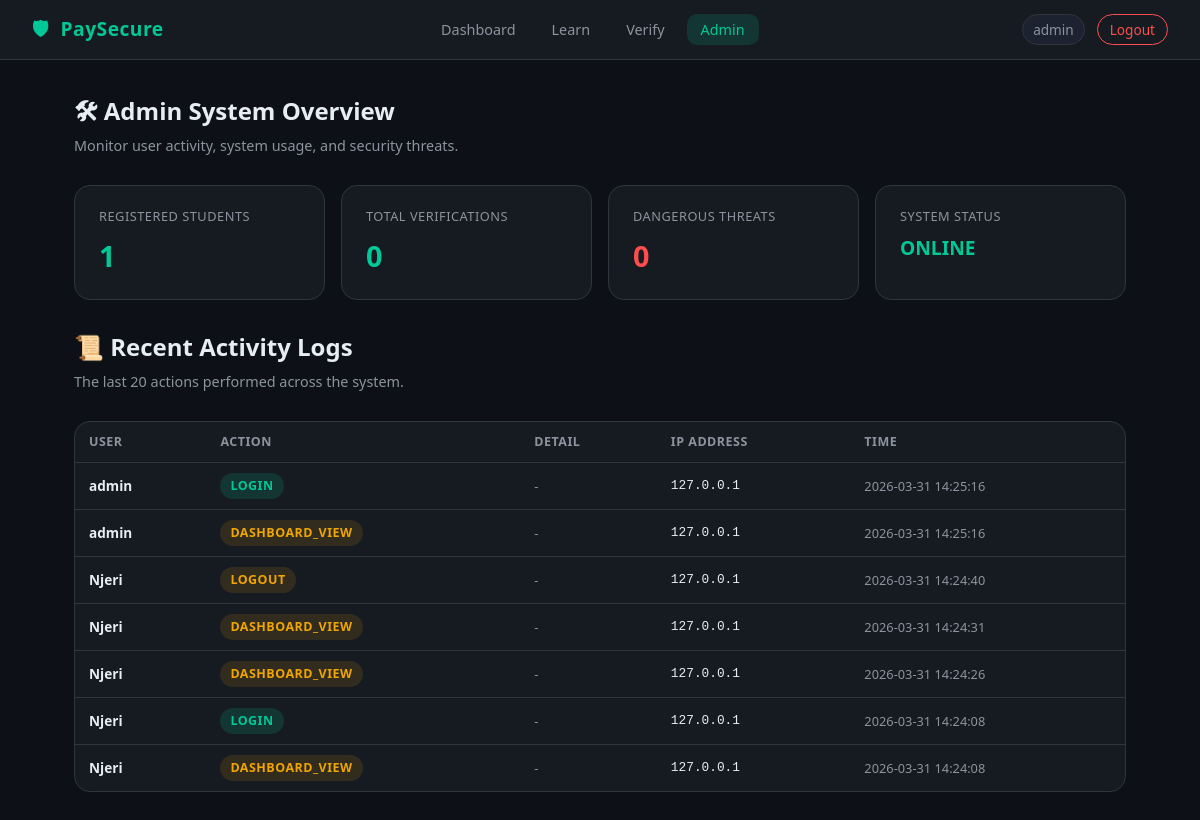
Page /admin (signed in) on the earlier database version.
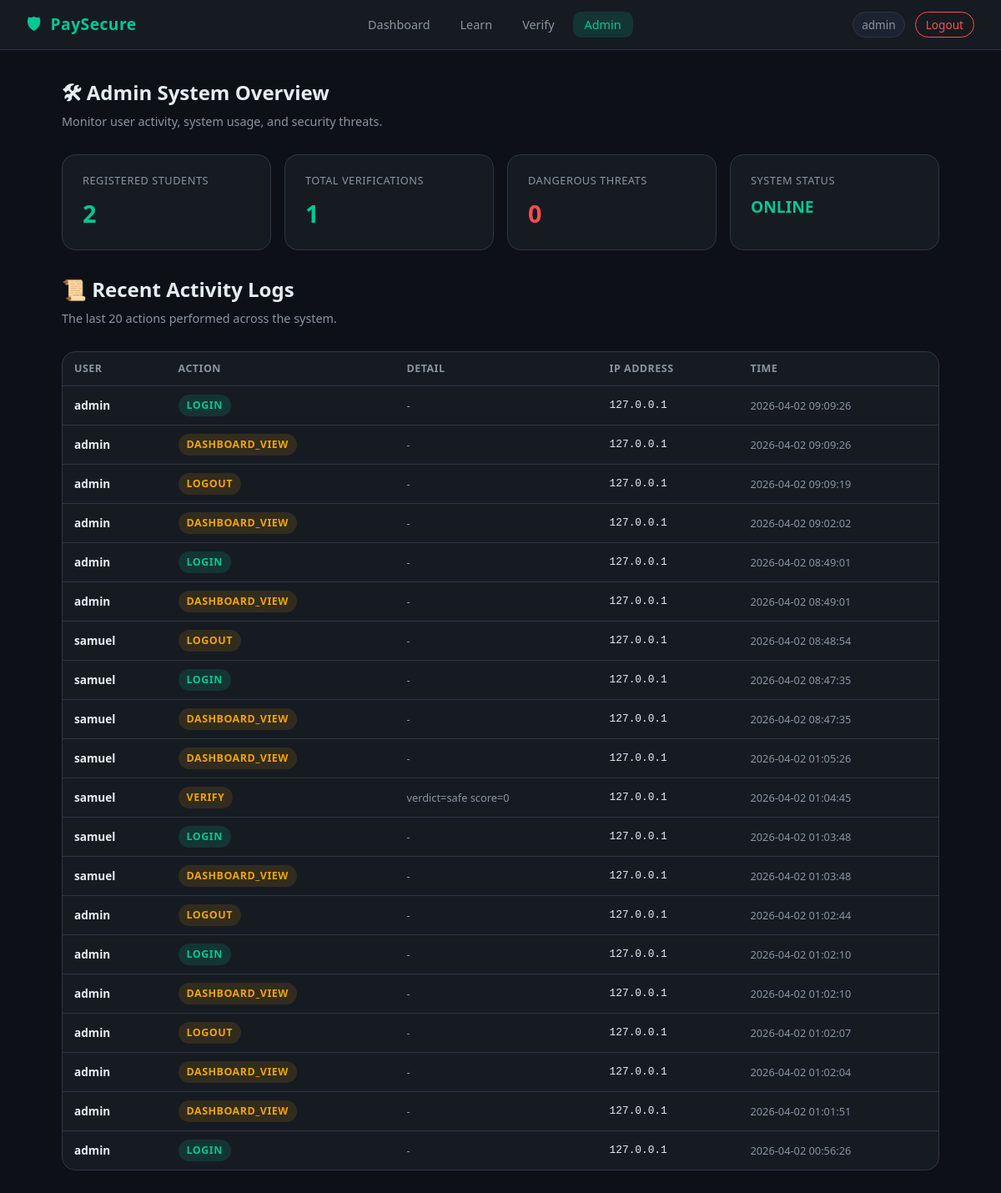
Same page on the later database version.
### tables this page shows
CREATE TABLE activity_logs (
    id          INTEGER PRIMARY KEY AUTOINCREMENT,
    user_id     INTEGER NOT NULL,
    action      TEXT    NOT NULL,   -- e.g. 'login', 'verify', 'learn_view'
    detail      TEXT,               -- extra context (page visited, verdict, etc.)
    ip_address  TEXT,
    logged_at   DATETIME DEFAULT CURRENT_TIMESTAMP,
    FOREIGN KEY (user_id) REFERENCES users(id)
);

CREATE TABLE users (
    id            INTEGER PRIMARY KEY AUTOINCREMENT,
    username      TEXT    NOT NULL UNIQUE,
    email         TEXT    NOT NULL UNIQUE,
    password_hash TEXT    NOT NULL,
    role          TEXT    NOT NULL DEFAULT 'student',  -- 'student' | 'admin'
    created_at    DATETIME DEFAULT CURRENT_TIMESTAMP
);

### templates/app.py (the view)
@app.route("/admin")
@admin_required
def admin():
    db = get_db()
    total_users = db.execute(
        "SELECT COUNT(*) as c FROM users WHERE role = 'student'"
    ).fetchone()["c"]
    total_verifications = db.execute(
        "SELECT COUNT(*) as c FROM verifications"
    ).fetchone()["c"]
    dangerous_count = db.execute(
        "SELECT COUNT(*) as c FROM verifications WHERE verdict = 'dangerous'"
    ).fetchone()["c"]
    recent_logs = db.execute(
        """SELECT u.username, a.action, a.detail, a.ip_address,
           datetime(a.logged_at, '+3 hours') as logged_at
           FROM activity_logs a
           JOIN users u ON u.id = a.user_id
           ORDER BY a.logged_at DESC LIMIT 20"""
    ).fetchall()
    return render_template(
        "admin.html",
        total_users=total_users,
        total_verifications=total_verifications,
        dangerous_count=dangerous_count,
        recent_logs=recent_logs,
    )

### templates/app.py (called while the page is built)
def get_db():
    db = getattr(g, "_database", None)
    if db is None:
        db = g._database = sqlite3.connect(DATABASE)
        db.row_factory = sqlite3.Row   # rows behave like dicts
    return db

def admin_required(f):
    @wraps(f)
    def decorated(*args, **kwargs):
        if "user_id" not in session:
            flash("Please log in.", "warning")
            return redirect(url_for("login"))
        if session.get("role") != "admin":
            flash("Access denied. Admins only.", "danger")
            return redirect(url_for("dashboard"))
        return f(*args, **kwargs)
    return decorated

### templates/admin.html (shortened to what this page needs)
{% extends "base.html" %}
{% block main_class %}page-content{% endblock %}
{% block content %}
<div class="page-header">
    <h2>🛠 Admin System Overview</h2>
    <p>Monitor user activity, system usage, and security threats.</p>
</div>
<div class="admin-stats">
    <div class="stat-card">
        <span class="stat-label">Registered Students</span>
        <span class="stat-value">{{ total_users }}</span>
    </div>
    <div class="stat-card">
        <span class="stat-label">Total Verifications</span>
        <span class="stat-value">{{ total_verifications }}</span>
    </div>
    <div class="stat-card">
        <span class="stat-label">Dangerous Threats</span>
        <span class="stat-value" style="color: var(--red);">{{ dangerous_count }}</span>
    </div>
    <div class="stat-card">
        <span class="stat-label">System Status</span>
        <span class="stat-value" style="color: var(--green); font-size: 1.2rem;">ONLINE</span>
    </div>
</div>
<div class="page-header" style="margin-top: 12px;">
    <h2>📜 Recent Activity Logs</h2>
    <p>The last 20 actions performed across the system.</p>
</div>
<div class="card" style="padding: 0; overflow: hidden;">
    <table class="log-table">
        <thead>
            <tr>
                <th>User</th>
                <th>Action</th>
                <th>Detail</th>
                <th>IP Address</th>
                <th>Time</th>
            </tr>
        </thead>
        <tbody>
            {% for log in recent_logs %}
            <tr>
                <td><strong>{{ log['username'] }}</strong></td>
                <td>
                    <span class="badge {% if log['action'] == 'login' %}badge-safe{% elif 'danger' in (log['detail'] or '') %}badge-dangerous{% else %}badge-suspicious{% endif %}">
                        {{ log['action'] | upper }}
                    </span>
                </td>
                <td style="color: var(--text-muted); font-size: 0.8rem;">
                    {{ log['detail'] if log['detail'] else '-' }}
                </td>
                <td style="font-family: monospace; font-size: 0.8rem;">{{ log['ip_address'] }}</td>
                <td style="color: var(--text-muted); font-size: 0.8rem;">{{ log['logged_at'] }}</td>
            </tr>
            {% endfor %}
        </tbody>
    </table>
</div>
{% endblock %}

Differences in the rows shown:
no longer on this page (row unchanged): activity_logs: username "admin", action "LOGIN", log "-", ip_address "127.0.0.1", logged_at "2026-03-31 14:25:16"
no longer on this page (row unchanged): activity_logs: username "admin", action "DASHBOARD_VIEW", log "-", ip_address "127.0.0.1", logged_at "2026-03-31 14:25:16"
no longer on this page (row unchanged): activity_logs: username "Njeri", action "LOGOUT", log "-", ip_address "127.0.0.1", logged_at "2026-03-31 14:24:40"
no longer on this page (row unchanged): activity_logs: username "Njeri", action "DASHBOARD_VIEW", log "-", ip_address "127.0.0.1", logged_at "2026-03-31 14:24:31"
no longer on this page (row unchanged): activity_logs: username "Njeri", action "DASHBOARD_VIEW", log "-", ip_address "127.0.0.1", logged_at "2026-03-31 14:24:26"
no longer on this page (row unchanged): activity_logs: username "Njeri", action "LOGIN", log "-", ip_address "127.0.0.1", logged_at "2026-03-31 14:24:08"
no longer on this page (row unchanged): activity_logs: username "Njeri", action "DASHBOARD_VIEW", log "-", ip_address "127.0.0.1", logged_at "2026-03-31 14:24:08"
added activity_logs: username "admin", action "LOGIN", log "-", ip_address "127.0.0.1", logged_at "2026-04-02 09:09:26"
added activity_logs: username "admin", action "DASHBOARD_VIEW", log "-", ip_address "127.0.0.1", logged_at "2026-04-02 09:09:26"
added activity_logs: username "admin", action "LOGOUT", log "-", ip_address "127.0.0.1", logged_at "2026-04-02 09:09:19"
added activity_logs: username "admin", action "DASHBOARD_VIEW", log "-", ip_address "127.0.0.1", logged_at "2026-04-02 09:02:02"
added activity_logs: username "admin", action "LOGIN", log "-", ip_address "127.0.0.1", logged_at "2026-04-02 08:49:01"
added activity_logs: username "admin", action "DASHBOARD_VIEW", log "-", ip_address "127.0.0.1", logged_at "2026-04-02 08:49:01"
added activity_logs: username "samuel", action "LOGOUT", log "-", ip_address "127.0.0.1", logged_at "2026-04-02 08:48:54"
added activity_logs: username "samuel", action "LOGIN", log "-", ip_address "127.0.0.1", logged_at "2026-04-02 08:47:35"
added activity_logs: username "samuel", action "DASHBOARD_VIEW", log "-", ip_address "127.0.0.1", logged_at "2026-04-02 08:47:35"
added activity_logs: username "samuel", action "DASHBOARD_VIEW", log "-", ip_address "127.0.0.1", logged_at "2026-04-02 01:05:26"
added activity_logs: username "samuel", action "VERIFY", detail "verdict=safe score=0", ip_address "127.0.0.1", logged_at "2026-04-02 01:04:45"
added activity_logs: username "samuel", action "LOGIN", log "-", ip_address "127.0.0.1", logged_at "2026-04-02 01:03:48"
added activity_logs: username "samuel", action "DASHBOARD_VIEW", log "-", ip_address "127.0.0.1", logged_at "2026-04-02 01:03:48"
added activity_logs: username "admin", action "LOGOUT", log "-", ip_address "127.0.0.1", logged_at "2026-04-02 01:02:44"
added activity_logs: username "admin", action "LOGIN", log "-", ip_address "127.0.0.1", logged_at "2026-04-02 01:02:10"
added activity_logs: username "admin", action "DASHBOARD_VIEW", log "-", ip_address "127.0.0.1", logged_at "2026-04-02 01:02:10"
added activity_logs: username "admin", action "LOGOUT", log "-", ip_address "127.0.0.1", logged_at "2026-04-02 01:02:07"
added activity_logs: username "admin", action "DASHBOARD_VIEW", log "-", ip_address "127.0.0.1", logged_at "2026-04-02 01:02:04"
added activity_logs: username "admin", action "DASHBOARD_VIEW", log "-", ip_address "127.0.0.1", logged_at "2026-04-02 01:01:51"
added activity_logs: username "admin", action "LOGIN", log "-", ip_address "127.0.0.1", logged_at "2026-04-02 00:56:26"
Other differences:
{{ total_users }}: "1" → "2"
{{ total_verifications }}: "0" → "1"
